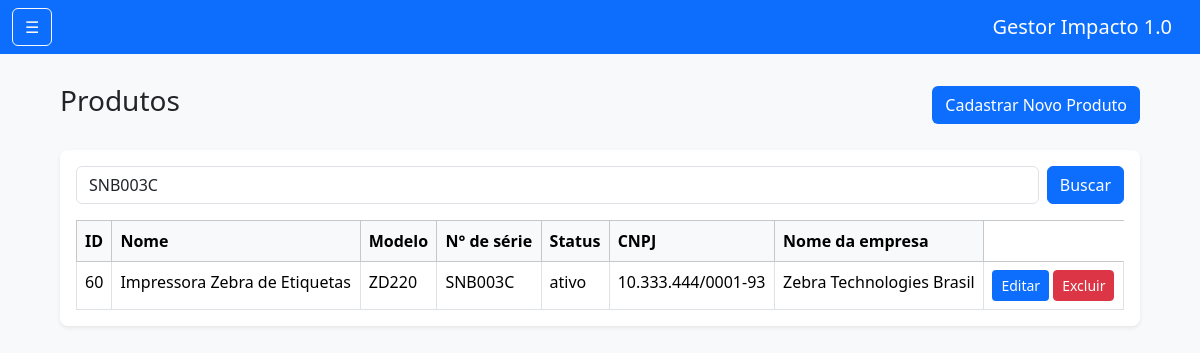
Screenshot of /interface/produto/produtos.php?busca_serie=SNB003C with the database file from the repository.
### tables this page shows
CREATE TABLE `produtos` (
  `id` int(11) NOT NULL,
  `nome` varchar(100) NOT NULL,
  `modelo` varchar(100) NOT NULL,
  `numero_serie` varchar(100) NOT NULL,
  `cnpj` varchar(100) NOT NULL,
  `nome_empresa` varchar(100) NOT NULL,
  `status` varchar(50) NOT NULL
);

### database/produto/listar_produtos.php (the view, shortened to what this page needs)
<?php
require_once '../../database/conexao.php';
$busca = isset($_GET['busca_serie']) ? trim($_GET['busca_serie']) : '';
if ($busca !== '') {
    $sql = "SELECT * FROM produtos WHERE numero_serie LIKE ?";
    $stmt = $conn->prepare($sql);
    $like = '%' . $busca . '%';
    $stmt->bind_param("s", $like);
    $stmt->execute();
    $result = $stmt->get_result();
} else {
    $sql = "SELECT * FROM produtos";
    $result = $conn->query($sql);
}
if ($result->num_rows > 0) {
    while($row = $result->fetch_assoc()) {
        echo "<tr>";
        echo "<td>" . htmlspecialchars($row['id']) . "</td>";
        echo "<td>" . htmlspecialchars($row['nome']) . "</td>";
        echo "<td>" . htmlspecialchars($row['modelo']) . "</td>";
        echo "<td>" . htmlspecialchars($row['numero_serie']) . "</td>";
        echo "<td>" . htmlspecialchars($row['status']) . "</td>";
        echo "<td>" . htmlspecialchars($row['cnpj']) . "</td>";
        echo "<td>" . htmlspecialchars($row['nome_empresa']) . "</td>";
        echo "<td class='text-nowrap'>";
        echo "<a href='../../interface/produto/editar_produto.php?id=" . urlencode($row['id']) . "' class='btn bg-primary text-white btn-sm me-1'>Editar</a>";
        echo "<form method='POST' action='../../database/produto/excluir_produto.php' class='d-inline' onsubmit='return confirm(\"Confirma a exclusão do produto " . htmlspecialchars($row['nome']) . "?\");'>";
        echo "<button type='submit' class='btn btn-danger btn-sm'>Excluir</button>";
        echo "</form>";
        echo "</td>";
        echo "</tr>";
    }
} else {
    echo "<tr><td colspan='8' class='text-center'>Nenhum produto encontrado</td></tr>";
}
?>

### interface/produto/produtos.php (style rules this page uses)
body { background-color: #f8f9fa; }

### rows the page displays
produtos: id "60", nome "Impressora Zebra de Etiquetas", modelo "ZD220", numero_serie "SNB003C", status "ativo", cnpj "10.333.444/0001-93", nome_empresa "Zebra Technologies Brasil"
